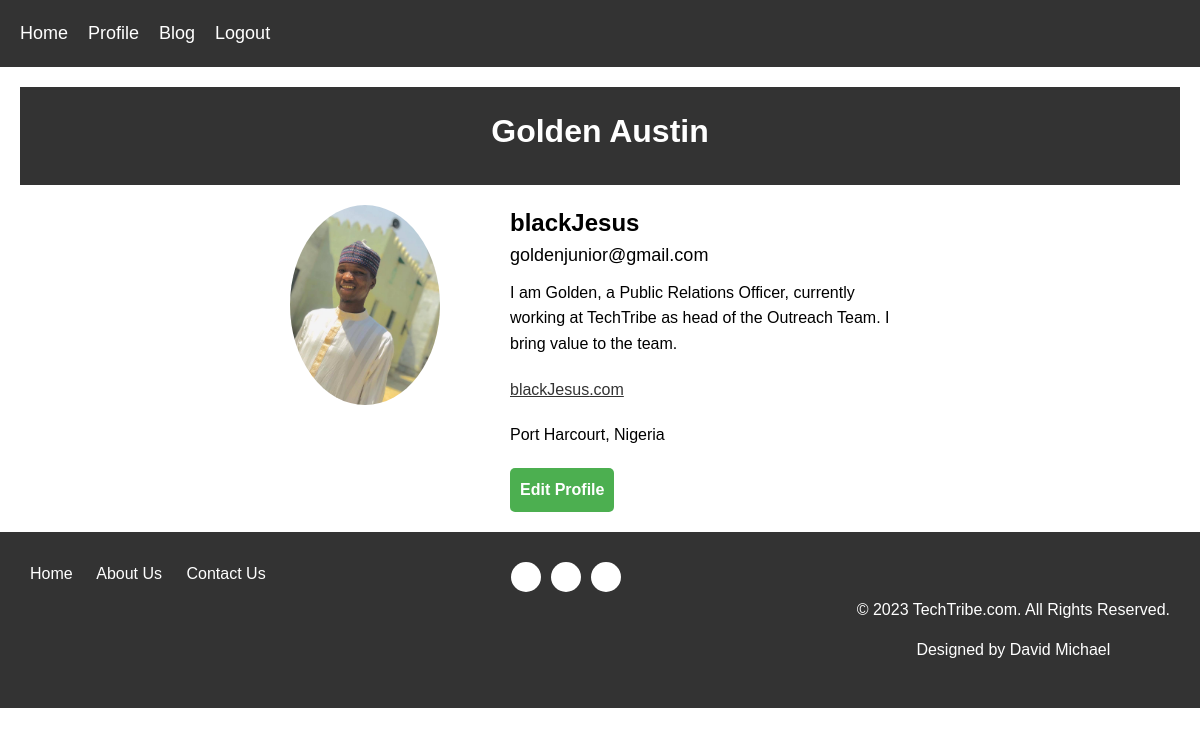
The app's page /profile/blackJesus/ (signed in) with its own data.
### account/models.py (models this page shows, shortened)
class Profile(models.Model):
    user = models.OneToOneField(User, on_delete=models.CASCADE)
    full_name = models.CharField(max_length=100)
    profile_picture = models.ImageField(upload_to="profile_picture/", blank=True)
    bio = models.TextField(blank=True)
    website = models.URLField(blank=True)
    location = models.CharField(max_length=30, blank=True)

### account/views.py (the view)
# urls.py: path("profile/<str:username>/", register_view.profile, name="profile"),
@login_required
def profile(request, username):
    profile = get_object_or_404(Profile, user__username=username)
    context = {
        "profile" : profile
    }
    return render(request, "account/profile.html", context)

### account/templates/account/profile.html
{% extends "base.html" %}
{% load static %}
{% block content %}
<header>
    <h1>{{ profile.full_name }}</h1>
  </header>
  <main>
    <section class="profile">
      <div class="profile-picture">
        {% if profile.profile_picture %}
            <img src="{{ profile.profile_picture.url }}" alt="Profile Picture">
        {% else %}
            <img src="{% static 'images/default_img.png' %}" alt="Profile Picture">
        {% endif %}
      </div>
      <div class="profile-details">
        <h2 class="full-name">{{ user.username }}</h2>
        <p class="username">{{ user.email}}</p>
        <p class="bio">{{ profile.bio }}</p>
        <p class="website"><a href="{{ profile.website }}">{{ user.username }}.com</a></p>
        <p class="location">{{ profile.location }}</p>
        <a class="editprofile" href="{% url 'edit_profile' %}">Edit Profile</a>
      </div>
    </section>
  </main>
{% endblock content %}

### account/static/css/styles.css (style rules this page uses)
body { margin: 0; padding: 0; font-family: Arial, sans-serif; font-size: 16px; line-height: 1.5; }
header { background-color: #db4343; color: #fff; padding: 10px; }
main { margin: 20px; }
main h1 { font-size: 32px; margin-bottom: 10px; }
main p { line-height: 1.6; margin-bottom: 20px; }
header { background-color: #333; color: #fff; text-align: center; padding: 20px; margin-bottom: 20px; }
h1 { margin: 0; }
.profile { display: flex; flex-wrap: wrap; justify-content: center; }
.profile-picture { width: 200px; height: 200px; margin-right: 20px; }
.profile-picture img { max-width: 100%; max-height: 100%; object-fit: contain; border-radius: 50%; }
.profile-details { flex-basis: 400px; }
.full-name { font-size: 24px; font-weight: bold; margin: 0; }
.username { margin: 0; font-size: 18px; }
.bio { font-size: 16px; margin-top: 10px; }
.website { font-size: 16px; margin-top: 10px; }
.website a { color: #333; }
.location { font-size: 16px; margin-top: 10px; }
.editprofile { display: inline-block; padding: 10px; background-color: #4CAF50; color: white; border-radius: 5px; text-decoration: none; font-weight: bold; }

### records on screen
Profile: full_name "Golden Austin", profile_picture (picture), bio "I am Golden, a Public Relations Officer, currently working at TechTribe as head of the Outreach Team. I bring value to the team.", location "Port Harcourt, Nigeria"

### other values on screen
{{ user.username }} "blackJesus"
{{ user.email }} "goldenjunior@gmail.com"
